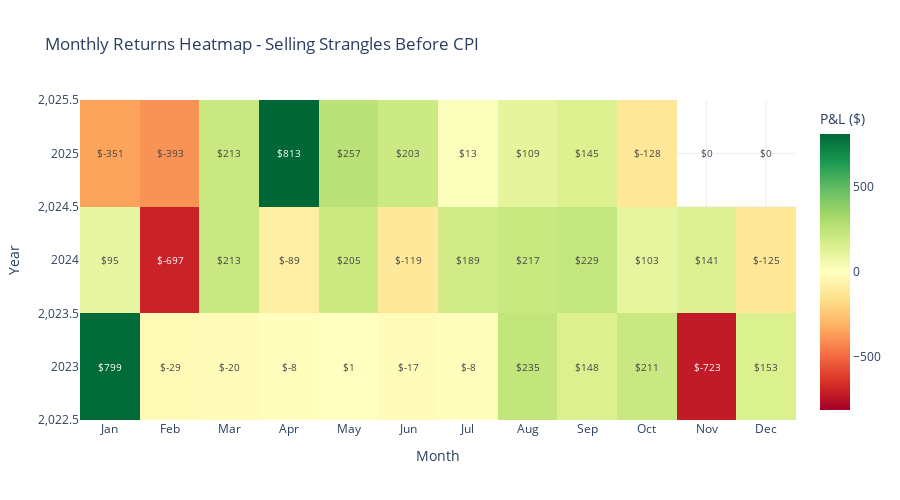

This figure's notebook cell:
### Markdown cell above
## 📅 Monthly & Annual Returns Heatmap

Visualize performance across different months and years:

### Code cell
# Add year and month columns
pnl_df['Year'] = pnl_df['Date'].dt.year
pnl_df['Month'] = pnl_df['Date'].dt.month
pnl_df['MonthName'] = pnl_df['Date'].dt.strftime('%b')

# Calculate monthly returns
monthly_returns = pnl_df.groupby(['Year', 'Month', 'MonthName'])['PnL'].sum().reset_index()

# Pivot for heatmap
heatmap_data = monthly_returns.pivot(index='Year', columns='Month', values='PnL')

# Month names for x-axis
month_names = ['Jan', 'Feb', 'Mar', 'Apr', 'May', 'Jun', 'Jul', 'Aug', 'Sep', 'Oct', 'Nov', 'Dec']

# Create heatmap
fig = go.Figure(data=go.Heatmap(
    z=heatmap_data.values,
    x=month_names,
    y=heatmap_data.index,
    colorscale='RdYlGn',
    zmid=0,
    text=heatmap_data.values,
    texttemplate='$%{text:.0f}',
    textfont={"size": 10},
    colorbar=dict(title="P&L ($)")
))

fig.update_layout(
    title='Monthly Returns Heatmap - Selling Strangles Before CPI',
    xaxis_title='Month',
    yaxis_title='Year',
    height=500,
    template='plotly_white'
)

fig.show()

# Annual summary
annual_returns = monthly_returns.groupby('Year')['PnL'].sum()
print("\n📊 Annual Returns Summary:")
print("=" * 30)
for year, ret in annual_returns.items():
    print(f"{year}: ${ret:,.2f} ({(ret/starting_equity)*100:.2f}%)")

### Figure 1 — Plotly figure (JSON) as saved in the notebook; plotly's stock layout.template omitted (floating-point values rounded to 4 significant figures)
{"data": [{"colorbar": {"title": {"text": "P&L ($)"}}, "colorscale": [[0, "rgb(165,0,38)"], [0.1, "rgb(215,48,39)"], [0.2, "rgb(244,109,67)"], [0.3, "rgb(253,174,97)"], [0.4, "rgb(254,224,139)"], [0.5, "rgb(255,255,191)"], [0.6, "rgb(217,239,139)"], [0.7, "rgb(166,217,106)"], [0.8, "rgb(102,189,99)"], [0.9, "rgb(26,152,80)"], [1, "rgb(0,104,55)"]], "text": [[799.2, -28.8, -19.8, -7.8, 1.2, -16.8, -7.8, 235.2, 148.2, 211.2, -722.9, 152.8], [94.8, -696.6, 212.8, -88.6, 204.8, -119.2, 188.8, 216.8, 228.8, 102.8, 140.8, -124.6], [-350.6, -392.6, 212.8, 812.8, 256.8, 202.8, 13.4, 108.8, 144.8, -128.4, null, null]], "textfont": {"size": 10}, "texttemplate": "$%{text:.0f}", "type": "heatmap", "x": ["Jan", "Feb", "Mar", "Apr", "May", "Jun", "Jul", "Aug", "Sep", "Oct", "Nov", "Dec"], "y": [2023, 2024, 2025], "z": [[799.2, -28.8, -19.8, -7.8, 1.2, -16.8, -7.8, 235.2, 148.2, 211.2, -722.9, 152.8], [94.8, -696.6, 212.8, -88.6, 204.8, -119.2, 188.8, 216.8, 228.8, 102.8, 140.8, -124.6], [-350.6, -392.6, 212.8, 812.8, 256.8, 202.8, 13.4, 108.8, 144.8, -128.4, null, null]], "zmid": 0}], "layout": {"height": 500, "title": {"text": "Monthly Returns Heatmap - Selling Strangles Before CPI"}, "xaxis": {"title": {"text": "Month"}}, "yaxis": {"title": {"text": "Year"}}}}
